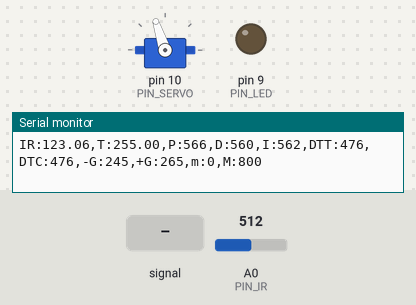
Simulated run of this sketch. Board: Arduino Uno, built with avr-gcc and run on an emulated ATmega328P. Shown: servo, output pins drawn as LEDs (lit = HIGH), the last lines printed to the serial monitor. Inputs (shaded band) come from the test bench; at power-on: A0 (PIN_IR) = 512.

Above: at 1.2 s.
1.3 s: A0 (PIN_IR) fed a 200 Hz sine of ±81 counts around its level
At 1.67 s:
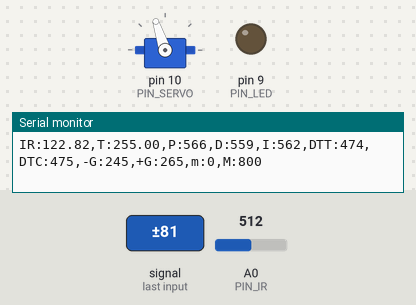
4.3 s: A0 (PIN_IR) set to 400
At 4.81 s:
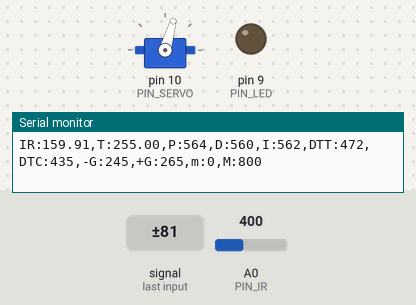
6.4 s: A0 (PIN_IR) set to 306
Timing chart, 0 to 9.4 s (numbered marks = the images above; inputs shaded):
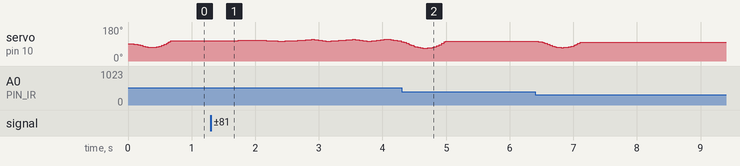

The sketch:

pid_control.ino
```cpp
#include <Servo.h>

#define PIN_LED 9
#define PIN_SERVO 10
#define PIN_IR A0

#define _DIST_TARGET 255
#define _DIST_MIN 100
#define _DIST_MAX 410

#define _DIST_ALPHA 0.21

#define LENGTH 30
#define k_LENGTH 5

#define _DUTY_MIN 1210 // 위
#define _DUTY_NEU 1480
#define _DUTY_MAX 1750 // 아래

#define _SERVO_SPEED 1000 // servo speed limit (unit: degree/second)
#define _RAMPUP_TIME 360 // servo speed rampup (0 to max) time (unit: ms)

#define _INTERVAL_DIST 20
#define _INTERVAL_SERVO 20
#define _INTERVAL_SERIAL 100

#define START _DUTY_MIN + 100
#define END _DUTY_MAX - 100

#define _KP 1
#define _KD 100
#define _KI 0.8
#define _MAX_ITERM 50

Servo myservo;

int iter;
float dist_list[LENGTH], sum, dist_raw, dist_ema, alpha;
float dist_list2[LENGTH];

float dist_target = _DIST_TARGET; // location to send the ball

unsigned long last_sampling_time_dist, last_sampling_time_servo, last_sampling_time_serial;
bool event_dist, event_servo, event_serial;

int index = 0;
int duty_chg_max; // maximum speed, i.e., duty difference per interval (unit: us/interval)
int duty_chg_per_interval; // current speed (unit: us/interval)
int duty_chg_adjust; // duty accelration per interval during ramp up/down period (unit: us/interval^2)
int duty_target, duty_curr;
float error_curr, error_prev, control, pterm, dterm, iterm;

void setup() {
  Serial.begin(57600);

  myservo.attach(PIN_SERVO);
  pinMode(PIN_LED, OUTPUT);

  iter = 0; sum = 0;
  alpha = _DIST_ALPHA;
  dist_raw = sum = dist_ema = 0.0;
  error_curr = error_prev = 0.0;

  duty_target = duty_curr = _DUTY_NEU;
  myservo.writeMicroseconds(duty_curr);

  iterm = dterm = pterm = 0.0;

  duty_chg_max = (float)(_DUTY_MAX - _DUTY_MIN) * _SERVO_SPEED / 180 * _INTERVAL_SERVO / 1000;
  duty_chg_adjust = (float) duty_chg_max * _INTERVAL_SERVO / _RAMPUP_TIME;
  duty_chg_per_interval = 0; // initial speed is set to 0.

  last_sampling_time_dist = last_sampling_time_servo = last_sampling_time_serial = 0;
}

void loop() {
  /////////////////////
  // Event generator //
  /////////////////////
  unsigned long time_curr = millis();
  if(time_curr >= last_sampling_time_dist + _INTERVAL_DIST){
      last_sampling_time_dist += _INTERVAL_DIST;
      event_dist = true;
  }

  if(time_curr >= last_sampling_time_servo + _INTERVAL_SERVO){
      last_sampling_time_servo += _INTERVAL_SERVO;
      event_servo = true;
  }

  if(time_curr >= last_sampling_time_serial + _INTERVAL_SERIAL){
      last_sampling_time_serial += _INTERVAL_SERIAL;
      event_serial = true;
  }


////////////////////
// Event handlers //
////////////////////

  if(event_dist) {
    event_dist = false;
    dist_raw = ir_distance_filter();

  // PID control logic
    error_curr = dist_target - dist_raw; // 목표보다 가까우면 양, 멀면 음
    pterm = _KP * error_curr;
    dterm = _KD * (error_curr - error_prev);
    iterm += _KI * error_curr;

    iterm = min(iterm, _MAX_ITERM);
    iterm = max(iterm, -_MAX_ITERM);

    //if(iterm > _MAX_ITERM || iterm < -_MAX_ITERM) iterm = 0;

    control = pterm + dterm + iterm;

  // duty_target = f(duty_neutral, control)
    duty_target = _DUTY_NEU + control;

  // keep duty_target value within the range of [_DUTY_MIN, _DUTY_MAX]
    duty_target = min(duty_target, _DUTY_MAX);
    duty_target = max(duty_target, _DUTY_MIN);

    error_prev = error_curr;
  }

  if(event_servo){
    event_servo = false;
    // adjust duty_curr toward duty_target by duty_chg_per_interval
    if(duty_target > duty_curr) {
      if(duty_chg_per_interval < duty_chg_max) {
        duty_chg_per_interval += duty_chg_adjust;
        if(duty_chg_per_interval > duty_chg_max) duty_chg_per_interval = duty_chg_max;
      }
      duty_curr += duty_chg_per_interval;
      if(duty_curr > duty_target) duty_curr = duty_target;
    }
    else if(duty_target < duty_curr) {
      if(duty_chg_per_interval > -duty_chg_max) {
        duty_chg_per_interval -= duty_chg_adjust;
        if(duty_chg_per_interval < -duty_chg_max) duty_chg_per_interval = -duty_chg_max;
      }
      duty_curr += duty_chg_per_interval;
      if(duty_curr < duty_target) duty_curr = duty_target;
    }
    else {
      duty_chg_per_interval = 0;
    }

    duty_curr = max(duty_curr, _DUTY_MIN);
    duty_curr = min(duty_curr, _DUTY_MAX);

    // update servo position
    myservo.writeMicroseconds(duty_curr);
  }

  if(event_serial) {
    event_serial = false;
    Serial.print("IR:");
    Serial.print(dist_raw);
    Serial.print(",T:");
    Serial.print(dist_target);
    Serial.print(",P:");
    Serial.print(map(pterm,-1000,1000,510,610));
    Serial.print(",D:");
    Serial.print(map(dterm,-1000,1000,510,610));
    Serial.print(",I:");
    Serial.print(map(iterm,-1000,1000,510,610));
    Serial.print(",DTT:");
    Serial.print(map(duty_target, 1000, 2000, 410, 510));
    Serial.print(",DTC:");
    Serial.print(map(duty_curr,1000,2000,410,510));
    Serial.println(",-G:245,+G:265,m:0,M:800");
  }
}

float ir_distance(void){ // return value unit: mm
  float val;
  float volt = float(analogRead(PIN_IR));
  val = ((6762.0/(volt-9.0))-4.0) * 10.0;
  return val;
}

float real[] = {0.0, 70.0, 122.0, 175.0, 204.0, 225.0, 249.0, 280.0, 295.0};
float ideal[] = {0.0, 100.0, 150.0, 200.0, 250.0, 300.0, 350.0, 400.0, 415.0};

int search(float target){
  int mid, low = 0, high = 8;
  while(low < high){
    mid = (low + high) / 2;
    if(real[mid] >= target) high = mid;
    else low = mid + 1;
  }
  return high;
}

float mapping(void){
  dist_raw = ir_distance();

  int i = search(dist_raw);
  return ideal[i - 1] + (ideal[i] - ideal[i - 1]) / (real[i] - real[i - 1]) * (dist_raw - real[i - 1]);
}

float ir_distance_filter() {
  sum = 0;
  iter = 0;
  while (iter < LENGTH)
  {
    dist_list[iter] = mapping();
    sum += dist_list[iter];
    iter++;
  }
  for (int i = 0; i < LENGTH-1; i++){
    for (int j = i+1; j < LENGTH; j++){
      if (dist_list[i] > dist_list[j]) {
        float tmp = dist_list[i];
        dist_list[i] = dist_list[j];
        dist_list[j] = tmp;
      }
    }
  }

  for (int i = 0; i < k_LENGTH; i++) {
    sum -= dist_list[i];
  }
  for (int i = 1; i <= k_LENGTH; i++) {
    sum -= dist_list[LENGTH-i];
  }

  float dist_cali = sum / (LENGTH - 2 * k_LENGTH);

  float tmp = alpha * dist_cali + (1 - alpha) * dist_ema;
  if(abs(dist_ema - tmp) >= 0.1){
    dist_ema = tmp;
  } else {
    dist_ema = min(dist_ema, tmp);
  }

  return dist_ema;
}
```

Measured:
- after the input at 1.3 s, servo on pin 10 (PIN_SERVO): 108° → 107° after 0.11 s, → 108° 0.20 s later, → 109° 0.12 s later, → 110° 0.16 s later, … (55 changes in this stretch)
